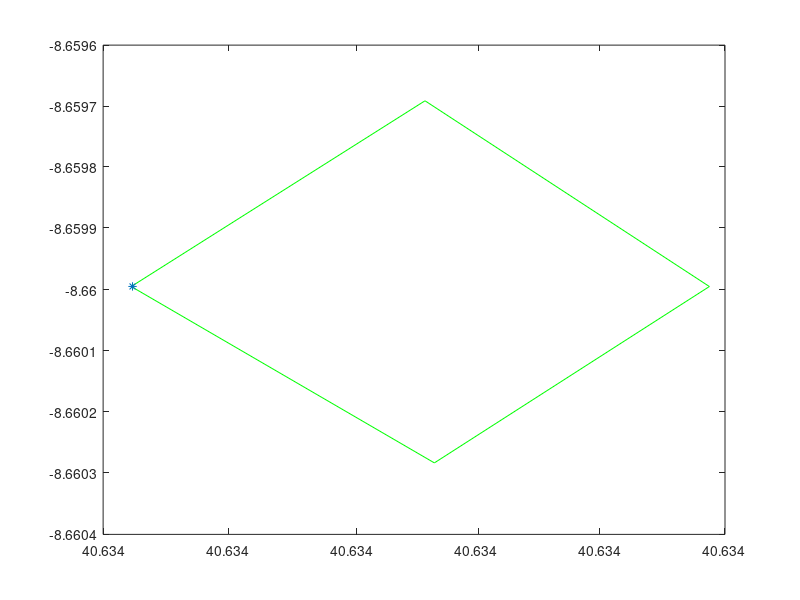

MATLAB code for this plot: (Note: this script raises an error after producing the figure.)
clc;

clear all
close all


R=6371


% 
% x = [-8.660003548441999 -8.660310006172601 -8.660006921743527  -8.659699462693688 -8.660003548441999]
% y =[40.63393433444123 40.63417251358401 40.63440021714994  40.63417238627883 40.63393433444123]
% 
% plot(y,x);
% hold on
% 
% x2 = [40.633938 40.634176 40.634408 40.634172 40.633938]
% y2 = [-8.660007 -8.659692 -8.660006 -8.660320 -8.660007]
% plot(x2,y2,'r')
% hold on 

x3 = [40.633923 40.634159 40.6343895 40.634167 40.633923]
y3 = [-8.659995 -8.659692 -8.659995 -8.660284 -8.659995]
plot(x3,y3,'g')

hold on
plot(x3(1),y3(1),'*')


data = textread('rtkfix.txt','','delimiter',',');
z = data(:,4).*0;
plot3(data(1,4),data(1,5),z(),'r*')
az = 0;%.43.9
el = 90;
view(az, el);

lat1 = data(1,4);
lg1 = data(1,5);
dd = []
ii = []
figure()
for i = 2:length(data(:,4))
    
    subplot(3,1,1);
    plot3(data(1:i,4),data(1:i,5),z(1:i),'b*')
     latmean = mean(data(1:i,4));
    longmean = mean(data(1:i,5));
    
    plot(latmean,longmean,'r*');
    hold on
      plot(data(1:i,4),data(1:i,5),'b*')
    drawnow
    subplot(3,1,2);
   
    dd = [dd dist(latmean,data(i,4),longmean,data(i,5))];
    ii = [ii i ];
    plot(ii,dd,'*')
    drawnow
    subplot(3,1,3);
    plot(ii,data(2:i,8),'g')
    hold on 
    plot(ii,data(2:i,9),'r')
    drawnow
    lat1 = data(i,4)
    lat2 = data(i,5)
 
    
    
 end
figure()
plot(data(:,4),data(:,5),'g+')
hold on;
meanlat = mean(data(:,4));
meanlong = mean(data(:,5));


mu = [0 0];
Sigma = [.25 .3; .3 1];

[X1,X2] = meshgrid(data(:,4),data(:,5));
F = mvnpdf([X1(:) X2(:)],mu,Sigma);
F = reshape(F,length(data(:,4)),length(data(:,4)));
surf(data(:,4),data(:,5),F);

xlabel('x1'); ylabel('x2'); zlabel('Probability Density');

%angle = -44.1

%figure()
%plot(data(:,4).*cos(45),data(:,5).*sin(45),'b*')

%x2 = data(:,4).*cosd(angle)-data(:,5).*sind(angle);
%y2 = data(:,5).*cosd(angle)+data(:,4).*sind(angle);

%hold on

%plot3(x2,y2,z,'r*');


